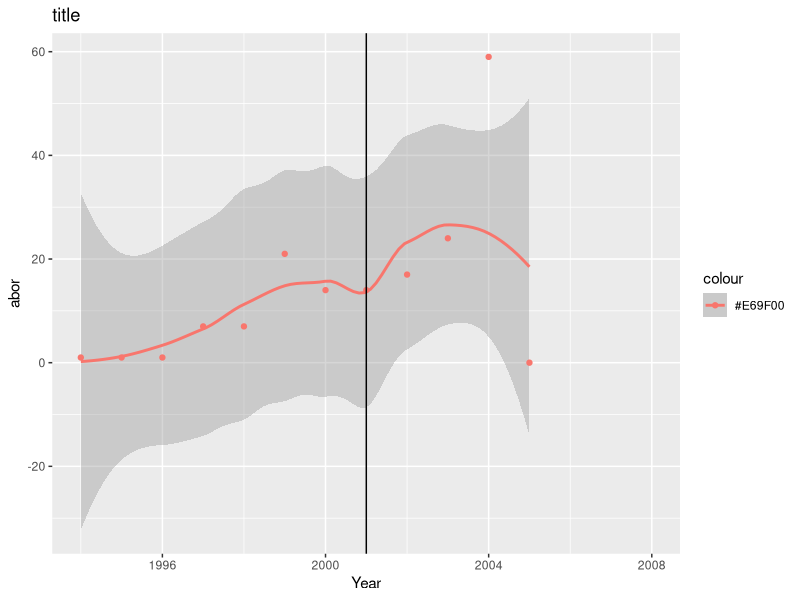
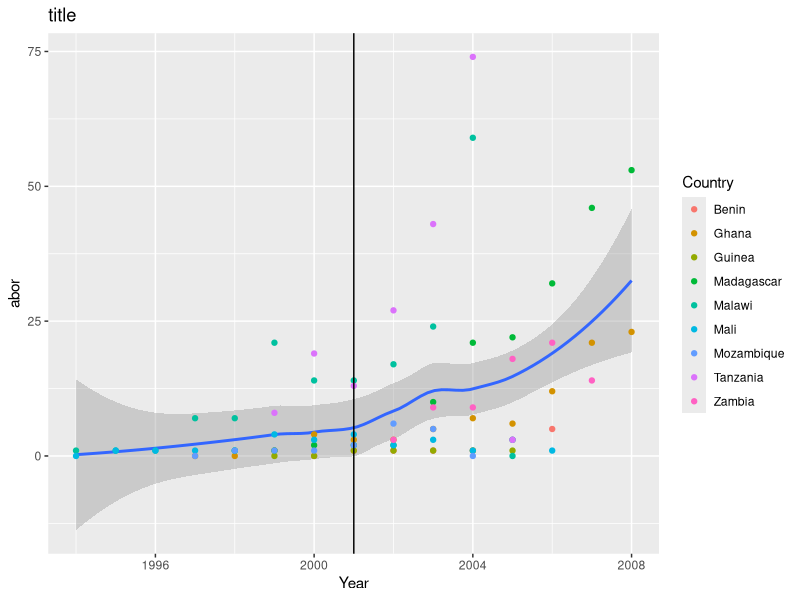

Write the R code that produced these figures, in order.
# R script for creating exploratory visualizations for the WHO dataset

# going to want to compare these data trends to the maternal mortality rate

# setwd("School_16-17/Q2/info498c/project/global-gag-rule/")

library(dplyr)
library(ggplot2)

who.data <- read.csv("data/final-who.csv")
# mm.data <- read.csv("data/maternal-mortality-WHO.csv")
new.mm.data <- read.csv("data/Maternal-Mortality-1994-2008.csv")

just.high <- who.data %>% filter(Eposure.to.Meico.City.Policy == "High")


# this looks like a clear increase for post 2001 (george bush mexico city policy)

just.Malawi <- just.high %>% filter(Country == "Malawi")

Malawi.plot <- ggplot(just.Malawi, aes(x=Year)) +
  geom_smooth(method = "loess", aes(x=Year, y=Num.Ab, colour="#E69F00")) +
  geom_point(aes(x=Year, y=Num.Ab, colour="#E69F00")) +
  labs(x = "Year", y = "abor") +
  ggtitle("title") + 
  geom_vline(xintercept = 2001)

Malawi.plot

all.plot <- ggplot(just.high, aes(x=Year)) +
  geom_smooth(method = "loess", aes(x=Year, y=Num.Ab)) +
  geom_point(aes(x=Year, y=Num.Ab, colour=Country)) +
  labs(x = "Year", y = "abor") +
  ggtitle("title") + 
  geom_vline(xintercept = 2001)

all.plot






























